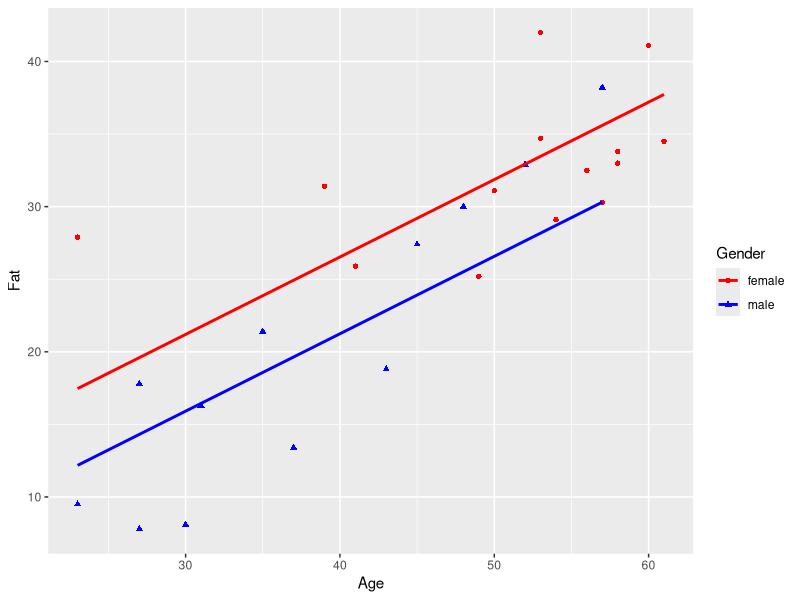
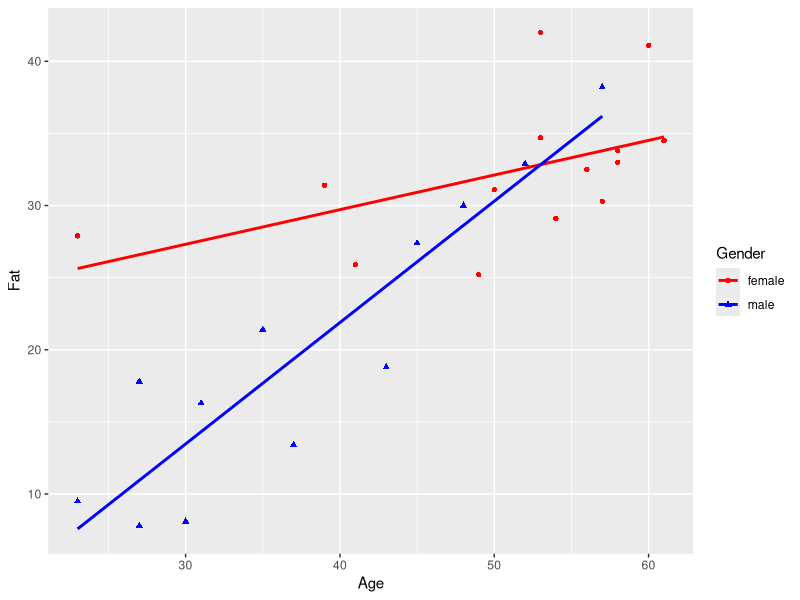

These figures' R source, in order:
library(tidyverse)

# read bodyfat csv
fat <- read_csv("data/bodyfat.csv")

# linear regression
fat_lm <- lm(Fat ~ Age + Gend, data = fat)

# fit body fat
fat$fitted <- fitted.values(fat_lm)

# plot data
# ggplot(fat, aes(x = Age, y = Fat, color = Gend, shape = Gend)) + geom_point()

ggplot(fat, aes(x = Age, y = Fat)) +
    geom_point(aes(color = Gend, shape = Gend)) +
    scale_color_manual(name = "Gender", breaks = c("female", "male"), values = c("red", "blue")) +
    scale_shape_discrete(name = "Gender") +
    geom_line(aes(x = Age, y = fitted, color = Gend), size = 1)

summary(fat_lm)

fat_lm2 <- lm(Fat ~ Age * Gend, data = fat)
fat$fitted2 <- fat_lm2$fitted.values

ggplot(fat, aes(x = Age, y = Fat)) + geom_point(aes(color = Gend, shape = Gend)) +
    scale_color_manual(name = "Gender", breaks = c("female", "male"), values = c("red", "blue")) +
    scale_shape_discrete(name = "Gender") +
    geom_line(aes(x = Age, y = fitted2, color = Gend), size = 1)

summary(fat_lm2)